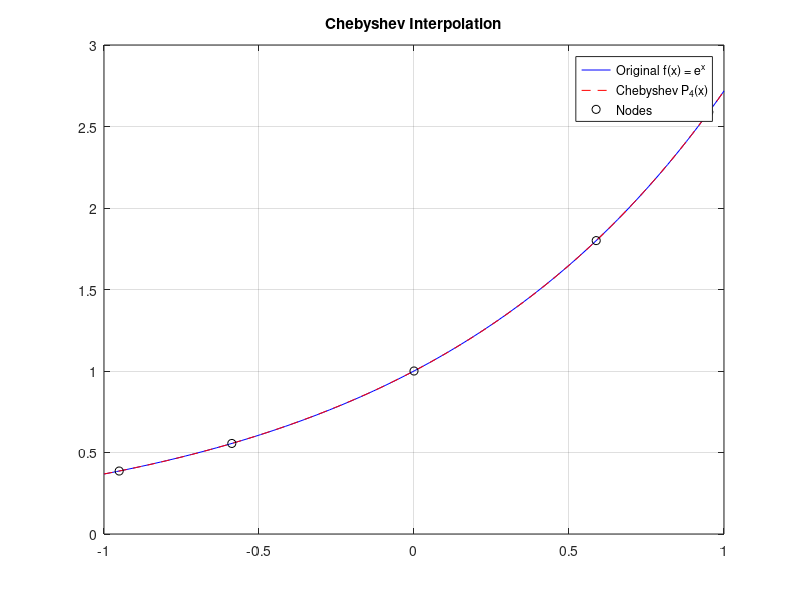

This chart was generated by the following MATLAB code:

clc;
all clear;
N = 4;
f = @(x) exp(x);

k = 1:(N+1);
x_nodes = cos((2*k - 1) * pi / (2 * (N + 1)));
y_nodes = f(x_nodes);

c = zeros(1, N+1);
for j = 0:N
    T_j = cos(j * acos(x_nodes)); 
    
    c(j+1) = sum(y_nodes .* T_j) * (2 - (j == 0)) / (N + 1);
end

x_eval = linspace(-1, 1, 100);
P_eval = zeros(size(x_eval));
for j = 0:N
    P_eval = P_eval + c(j+1) * cos(j * acos(x_eval));
end

figure;
plot(x_eval, f(x_eval), 'b-', x_eval, P_eval, 'r--', x_nodes, y_nodes, 'ko');
grid on;
legend('Original f(x) = e^x', sprintf('Chebyshev P_{%d}(x)', N), 'Nodes');
title('Chebyshev Interpolation');
